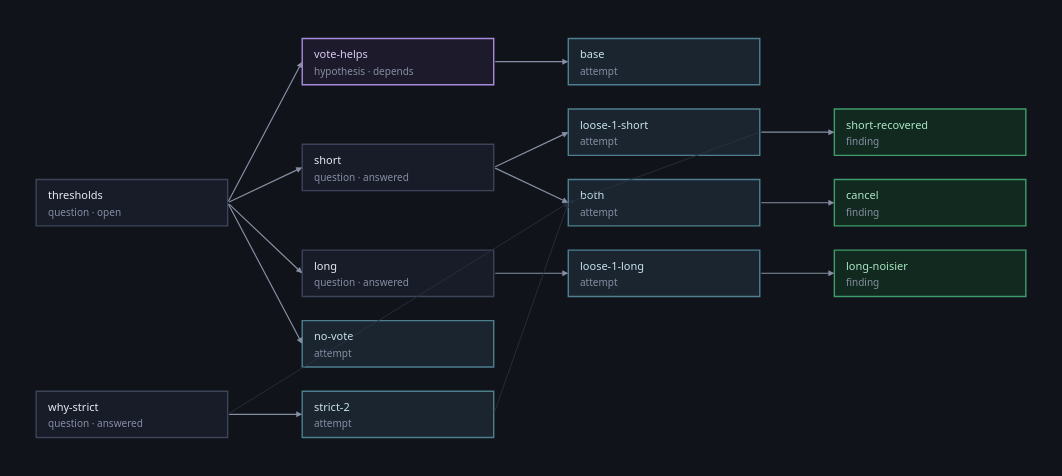

Source (notebook cell):
### Markdown cell above
## Drawn

Depth grows to the right and siblings stack downward, because a move carries
prose and columns two words across cannot be read. Nothing is draggable and no
axis is a preference: this draws something that already happened, so a position
is derived from the shape — one somebody dragged would have to be stored, and it
is not a fact about the investigation.

Hue says which of the five kinds a move is and **never** whether it went well;
how a question stands is written on it, in words. Hover for the prose.

### Code cell
reasoning.figure(store, tree="spam")

### Figure 1 — Plotly figure (JSON) as saved in the notebook; plotly's stock layout.template omitted (floating-point values rounded to 4 significant figures)
{"data": [{"hoverinfo": "text", "hovertext": ["<b>thresholds</b><br>question · open<br><br>The strict classifier fires on almost nothing under ten words. Is one threshold enough for both short and long messages?", "<b>vote-helps</b><br>hypothesis · depends<br><br>A loose classifier voting with the strict one recovers the short texts without losing the long ones.", "<b>short</b><br>question · answered<br><br>Under ten words: does the vote recover what the strict classifier misses?", "<b>long</b><br>question · answered<br><br>Over forty words: does the loose channel cost precision?", "<b>base</b><br>attempt<br><br>The base: strict at 4.0, loose at 2.0, a vote on top.", "<b>loose-1-short</b><br>attempt<br><br>Loose down to 1.0, scored on the short half.", "<b>loose-1-long</b><br>attempt<br><br>The same commit, scored on the long half.", "<b>no-vote</b><br>attempt<br><br>Drop the vote entirely and read both classifiers.", "<b>short-recovered</b><br>finding<br><br>71% of texts under ten words now fire, against 12% before. The vote picks it up.", "<b>long-noisier</b><br>finding<br><br>Nine points of false positives over forty words: the loose channel votes on everything.", "<b>why-strict</b><br>question · answered<br><br>Does moving the strict threshold change what the loose channel sees, or only the count?", "<b>strict-2</b><br>attempt<br><br>Strict down to 2.0, same loose.", "<b>both</b><br>attempt<br><br>Strict at 2.0 AND the loose threshold at 1.0.", "<b>cancel</b><br>finding<br><br>Together they cancel: at 2.0 the strict channel already fires on the short texts, so the loose one adds nothing but the false positives."], "marker": {"opacity": 0, "size": 1}, "mode": "markers", "showlegend": false, "type": "scatter", "x": [95.0, 359.0, 359.0, 359.0, 623.0, 623.0, 623.0, 359.0, 887.0, 887.0, 95.0, 359.0, 623.0, 887.0], "y": [163.0, 23.0, 128.0, 233.0, 23.0, 93.0, 233.0, 303.0, 93.0, 233.0, 373.0, 373.0, 163.0, 163.0]}], "layout": {"annotations": [{"align": "left", "font": {"color": "#e7e9ef", "family": "system-ui, -apple-system, Segoe UI, Roboto, sans-serif", "size": 11}, "showarrow": false, "text": "thresholds", "x": 10.0, "xanchor": "left", "y": 155.0, "yanchor": "middle"}, {"align": "left", "font": {"color": "#868ea3", "family": "system-ui, -apple-system, Segoe UI, Roboto, sans-serif", "size": 10}, "showarrow": false, "text": "question · open", "x": 10.0, "xanchor": "left", "y": 172.0, "yanchor": "middle"}, {"align": "left", "font": {"color": "#d9cbf2", "family": "system-ui, -apple-system, Segoe UI, Roboto, sans-serif", "size": 11}, "showarrow": false, "text": "vote-helps", "x": 274.0, "xanchor": "left", "y": 15.0, "yanchor": "middle"}, {"align": "left", "font": {"color": "#868ea3", "family": "system-ui, -apple-system, Segoe UI, Roboto, sans-serif", "size": 10}, "showarrow": false, "text": "hypothesis · depends", "x": 274.0, "xanchor": "left", "y": 32.0, "yanchor": "middle"}, {"align": "left", "font": {"color": "#e7e9ef", "family": "system-ui, -apple-system, Segoe UI, Roboto, sans-serif", "size": 11}, "showarrow": false, "text": "short", "x": 274.0, "xanchor": "left", "y": 120.0, "yanchor": "middle"}, {"align": "left", "font": {"color": "#868ea3", "family": "system-ui, -apple-system, Segoe UI, Roboto, sans-serif", "size": 10}, "showarrow": false, "text": "question · answered", "x": 274.0, "xanchor": "left", "y": 137.0, "yanchor": "middle"}, {"align": "left", "font": {"color": "#e7e9ef", "family": "system-ui, -apple-system, Segoe UI, Roboto, sans-serif", "size": 11}, "showarrow": false, "text": "long", "x": 274.0, "xanchor": "left", "y": 225.0, "yanchor": "middle"}, {"align": "left", "font": {"color": "#868ea3", "family": "system-ui, -apple-system, Segoe UI, Roboto, sans-serif", "size": 10}, "showarrow": false, "text": "question · answered", "x": 274.0, "xanchor": "left", "y": 242.0, "yanchor": "middle"}, {"align": "left", "font": {"color": "#c7e3ec", "family": "system-ui, -apple-system, Segoe UI, Roboto, sans-serif", "size": 11}, "showarrow": false, "text": "base", "x": 538.0, "xanchor": "left", "y": 15.0, "yanchor": "middle"}, {"align": "left", "font": {"color": "#868ea3", "family": "system-ui, -apple-system, Segoe UI, Roboto, sans-serif", "size": 10}, "showarrow": false, "text": "attempt", "x": 538.0, "xanchor": "left", "y": 32.0, "yanchor": "middle"}, {"align": "left", "font": {"color": "#c7e3ec", "family": "system-ui, -apple-system, Segoe UI, Roboto, sans-serif", "size": 11}, "showarrow": false, "text": "loose-1-short", "x": 538.0, "xanchor": "left", "y": 85.0, "yanchor": "middle"}, {"align": "left", "font": {"color": "#868ea3", "family": "system-ui, -apple-system, Segoe UI, Roboto, sans-serif", "size": 10}, "showarrow": false, "text": "attempt", "x": 538.0, "xanchor": "left", "y": 102.0, "yanchor": "middle"}, {"align": "left", "font": {"color": "#c7e3ec", "family": "system-ui, -apple-system, Segoe UI, Roboto, sans-serif", "size": 11}, "showarrow": false, "text": "loose-1-long", "x": 538.0, "xanchor": "left", "y": 225.0, "yanchor": "middle"}, {"align": "left", "font": {"color": "#868ea3", "family": "system-ui, -apple-system, Segoe UI, Roboto, sans-serif", "size": 10}, "showarrow": false, "text": "attempt", "x": 538.0, "xanchor": "left", "y": 242.0, "yanchor": "middle"}, {"align": "left", "font": {"color": "#c7e3ec", "family": "system-ui, -apple-system, Segoe UI, Roboto, sans-serif", "size": 11}, "showarrow": false, "text": "no-vote", "x": 274.0, "xanchor": "left", "y": 295.0, "yanchor": "middle"}, {"align": "left", "font": {"color": "#868ea3", "family": "system-ui, -apple-system, Segoe UI, Roboto, sans-serif", "size": 10}, "showarrow": false, "text": "attempt", "x": 274.0, "xanchor": "left", "y": 312.0, "yanchor": "middle"}, {"align": "left", "font": {"color": "#a9e7c5", "family": "system-ui, -apple-system, Segoe UI, Roboto, sans-serif", "size": 11}, "showarrow": false, "text": "short-recovered", "x": 802.0, "xanchor": "left", "y": 85.0, "yanchor": "middle"}, {"align": "left", "font": {"color": "#868ea3", "family": "system-ui, -apple-system, Segoe UI, Roboto, sans-serif", "size": 10}, "showarrow": false, "text": "finding", "x": 802.0, "xanchor": "left", "y": 102.0, "yanchor": "middle"}, {"align": "left", "font": {"color": "#a9e7c5", "family": "system-ui, -apple-system, Segoe UI, Roboto, sans-serif", "size": 11}, "showarrow": false, "text": "long-noisier", "x": 802.0, "xanchor": "left", "y": 225.0, "yanchor": "middle"}, {"align": "left", "font": {"color": "#868ea3", "family": "system-ui, -apple-system, Segoe UI, Roboto, sans-serif", "size": 10}, "showarrow": false, "text": "finding", "x": 802.0, "xanchor": "left", "y": 242.0, "yanchor": "middle"}, {"align": "left", "font": {"color": "#e7e9ef", "family": "system-ui, -apple-system, Segoe UI, Roboto, sans-serif", "size": 11}, "showarrow": false, "text": "why-strict", "x": 10.0, "xanchor": "left", "y": 365.0, "yanchor": "middle"}, {"align": "left", "font": {"color": "#868ea3", "family": "system-ui, -apple-system, Segoe UI, Roboto, sans-serif", "size": 10}, "showarrow": false, "text": "question · answered", "x": 10.0, "xanchor": "left", "y": 382.0, "yanchor": "middle"}, {"align": "left", "font": {"color": "#c7e3ec", "family": "system-ui, -apple-system, Segoe UI, Roboto, sans-serif", "size": 11}, "showarrow": false, "text": "strict-2", "x": 274.0, "xanchor": "left", "y": 365.0, "yanchor": "middle"}, {"align": "left", "font": {"color": "#868ea3", "family": "system-ui, -apple-system, Segoe UI, Roboto, sans-serif", "size": 10}, "showarrow": false, "text": "attempt", "x": 274.0, "xanchor": "left", "y": 382.0, "yanchor": "middle"}, {"align": "left", "font": {"color": "#c7e3ec", "family": "system-ui, -apple-system, Segoe UI, Roboto, sans-serif", "size": 11}, "showarrow": false, "text": "both", "x": 538.0, "xanchor": "left", "y": 155.0, "yanchor": "middle"}, {"align": "left", "font": {"color": "#868ea3", "family": "system-ui, -apple-system, Segoe UI, Roboto, sans-serif", "size": 10}, "showarrow": false, "text": "attempt", "x": 538.0, "xanchor": "left", "y": 172.0, "yanchor": "middle"}, {"align": "left", "font": {"color": "#a9e7c5", "family": "system-ui, -apple-system, Segoe UI, Roboto, sans-serif", "size": 11}, "showarrow": false, "text": "cancel", "x": 802.0, "xanchor": "left", "y": 155.0, "yanchor": "middle"}, {"align": "left", "font": {"color": "#868ea3", "family": "system-ui, -apple-system, Segoe UI, Roboto, sans-serif", "size": 10}, "showarrow": false, "text": "finding", "x": 802.0, "xanchor": "left", "y": 172.0, "yanchor": "middle"}, {"arrowcolor": "#868ea3", "arrowhead": 2, "arrowsize": 1, "arrowwidth": 1.2, "ax": 190.0, "axref": "x", "ay": 163.0, "ayref": "y", "showarrow": true, "text": "", "x": 264.0, "xref": "x", "y": 23.0, "yref": "y"}, {"arrowcolor": "#868ea3", "arrowhead": 2, "arrowsize": 1, "arrowwidth": 1.2, "ax": 454.0, "axref": "x", "ay": 23.0, "ayref": "y", "showarrow": true, "text": "", "x": 528.0, "xref": "x", "y": 23.0, "yref": "y"}, {"arrowcolor": "#868ea3", "arrowhead": 2, "arrowsize": 1, "arrowwidth": 1.2, "ax": 190.0, "axref": "x", "ay": 163.0, "ayref": "y", "showarrow": true, "text": "", "x": 264.0, "xref": "x", "y": 128.0, "yref": "y"}, {"arrowcolor": "#868ea3", "arrowhead": 2, "arrowsize": 1, "arrowwidth": 1.2, "ax": 454.0, "axref": "x", "ay": 128.0, "ayref": "y", "showarrow": true, "text": "", "x": 528.0, "xref": "x", "y": 93.0, "yref": "y"}, {"arrowcolor": "#868ea3", "arrowhead": 2, "arrowsize": 1, "arrowwidth": 1.2, "ax": 718.0, "axref": "x", "ay": 93.0, "ayref": "y", "showarrow": true, "text": "", "x": 792.0, "xref": "x", "y": 93.0, "yref": "y"}, {"arrowcolor": "#868ea3", "arrowhead": 2, "arrowsize": 1, "arrowwidth": 1.2, "ax": 454.0, "axref": "x", "ay": 128.0, "ayref": "y", "showarrow": true, "text": "", "x": 528.0, "xref": "x", "y": 163.0, "yref": "y"}, {"arrowcolor": "#868ea3", "arrowhead": 2, "arrowsize": 1, "arrowwidth": 1.2, "ax": 718.0, "axref": "x", "ay": 163.0, "ayref": "y", "showarrow": true, "text": "", "x": 792.0, "xref": "x", "y": 163.0, "yref": "y"}, {"arrowcolor": "#868ea3", "arrowhead": 2, "arrowsize": 1, "arrowwidth": 1.2, "ax": 190.0, "axref": "x", "ay": 163.0, "ayref": "y", "showarrow": true, "text": "", "x": 264.0, "xref": "x", "y": 233.0, "yref": "y"}, {"arrowcolor": "#868ea3", "arrowhead": 2, "arrowsize": 1, "arrowwidth": 1.2, "ax": 454.0, "axref": "x", "ay": 233.0, "ayref": "y", "showarrow": true, "text": "", "x": 528.0, "xref": "x", "y": 233.0, "yref": "y"}, {"arrowcolor": "#868ea3", "arrowhead": 2, "arrowsize": 1, "arrowwidth": 1.2, "ax": 718.0, "axref": "x", "ay": 233.0, "ayref": "y", "showarrow": true, "text": "", "x": 792.0, "xref": "x", "y": 233.0, "yref": "y"}, {"arrowcolor": "#868ea3", "arrowhead": 2, "arrowsize": 1, "arrowwidth": 1.2, "ax": 190.0, "axref": "x", "ay": 163.0, "ayref": "y", "showarrow": true, "text": "", "x": 264.0, "xref": "x", "y": 303.0, "yref": "y"}, {"arrowcolor": "#868ea3", "arrowhead": 2, "arrowsize": 1, "arrowwidth": 1.2, "ax": 190.0, "axref": "x", "ay": 373.0, "ayref": "y", "showarrow": true, "text": "", "x": 264.0, "xref": "x", "y": 373.0, "yref": "y"}, {"arrowcolor": "#2c3242", "arrowhead": 2, "arrowsize": 1, "arrowwidth": 1.0, "ax": 190.0, "axref": "x", "ay": 373.0, "ayref": "y", "opacity": 0.8, "showarrow": true, "text": "", "x": 528.0, "xref": "x", "y": 163.0, "yref": "y"}, {"arrowcolor": "#2c3242", "arrowhead": 2, "arrowsize": 1, "arrowwidth": 1.0, "ax": 718.0, "axref": "x", "ay": 93.0, "ayref": "y", "opacity": 0.8, "showarrow": true, "text": "", "x": 528.0, "xref": "x", "y": 163.0, "yref": "y"}, {"arrowcolor": "#2c3242", "arrowhead": 2, "arrowsize": 1, "arrowwidth": 1.0, "ax": 454.0, "axref": "x", "ay": 373.0, "ayref": "y", "opacity": 0.8, "showarrow": true, "text": "", "x": 528.0, "xref": "x", "y": 163.0, "yref": "y"}], "font": {"color": "#e7e9ef", "family": "system-ui, -apple-system, Segoe UI, Roboto, sans-serif", "size": 12}, "height": 476.0, "hoverlabel": {"align": "left", "bgcolor": "#1a1e28", "bordercolor": "#2c3242", "font": {"color": "#e7e9ef", "family": "system-ui, -apple-system, Segoe UI, Roboto, sans-serif"}}, "legend": {"bgcolor": "rgba(0,0,0,0)", "font": {"color": "#868ea3"}, "orientation": "h", "x": 1, "xanchor": "right", "y": 1.02, "yanchor": "bottom"}, "margin": {"b": 16, "l": 16, "r": 16, "t": 16}, "paper_bgcolor": "#101319", "plot_bgcolor": "#101319", "shapes": [{"fillcolor": "#171c28", "layer": "below", "line": {"color": "#3d4459", "width": 1.4}, "type": "rect", "x0": 0.0, "x1": 190.0, "y0": 140.0, "y1": 186.0}, {"fillcolor": "#1d1a2b", "layer": "below", "line": {"color": "#a98bdd", "width": 1.4}, "type": "rect", "x0": 264.0, "x1": 454.0, "y0": 0.0, "y1": 46.0}, {"fillcolor": "#171c28", "layer": "below", "line": {"color": "#3d4459", "width": 1.4}, "type": "rect", "x0": 264.0, "x1": 454.0, "y0": 105.0, "y1": 151.0}, {"fillcolor": "#171c28", "layer": "below", "line": {"color": "#3d4459", "width": 1.4}, "type": "rect", "x0": 264.0, "x1": 454.0, "y0": 210.0, "y1": 256.0}, {"fillcolor": "#1b2530", "layer": "below", "line": {"color": "#4d7f8f", "width": 1.4}, "type": "rect", "x0": 528.0, "x1": 718.0, "y0": 0.0, "y1": 46.0}, {"fillcolor": "#1b2530", "layer": "below", "line": {"color": "#4d7f8f", "width": 1.4}, "type": "rect", "x0": 528.0, "x1": 718.0, "y0": 70.0, "y1": 116.0}, {"fillcolor": "#1b2530", "layer": "below", "line": {"color": "#4d7f8f", "width": 1.4}, "type": "rect", "x0": 528.0, "x1": 718.0, "y0": 210.0, "y1": 256.0}, {"fillcolor": "#1b2530", "layer": "below", "line": {"color": "#4d7f8f", "width": 1.4}, "type": "rect", "x0": 264.0, "x1": 454.0, "y0": 280.0, "y1": 326.0}, {"fillcolor": "#12291f", "layer": "below", "line": {"color": "#3f9d6d", "width": 1.4}, "type": "rect", "x0": 792.0, "x1": 982.0, "y0": 70.0, "y1": 116.0}, {"fillcolor": "#12291f", "layer": "below", "line": {"color": "#3f9d6d", "width": 1.4}, "type": "rect", "x0": 792.0, "x1": 982.0, "y0": 210.0, "y1": 256.0}, {"fillcolor": "#171c28", "layer": "below", "line": {"color": "#3d4459", "width": 1.4}, "type": "rect", "x0": 0.0, "x1": 190.0, "y0": 350.0, "y1": 396.0}, {"fillcolor": "#1b2530", "layer": "below", "line": {"color": "#4d7f8f", "width": 1.4}, "type": "rect", "x0": 264.0, "x1": 454.0, "y0": 350.0, "y1": 396.0}, {"fillcolor": "#1b2530", "layer": "below", "line": {"color": "#4d7f8f", "width": 1.4}, "type": "rect", "x0": 528.0, "x1": 718.0, "y0": 140.0, "y1": 186.0}, {"fillcolor": "#12291f", "layer": "below", "line": {"color": "#3f9d6d", "width": 1.4}, "type": "rect", "x0": 792.0, "x1": 982.0, "y0": 140.0, "y1": 186.0}], "width": 1062.0, "xaxis": {"range": [-20, 1002.0], "visible": false}, "yaxis": {"range": [416.0, -20], "scaleanchor": "x", "visible": false}}}
